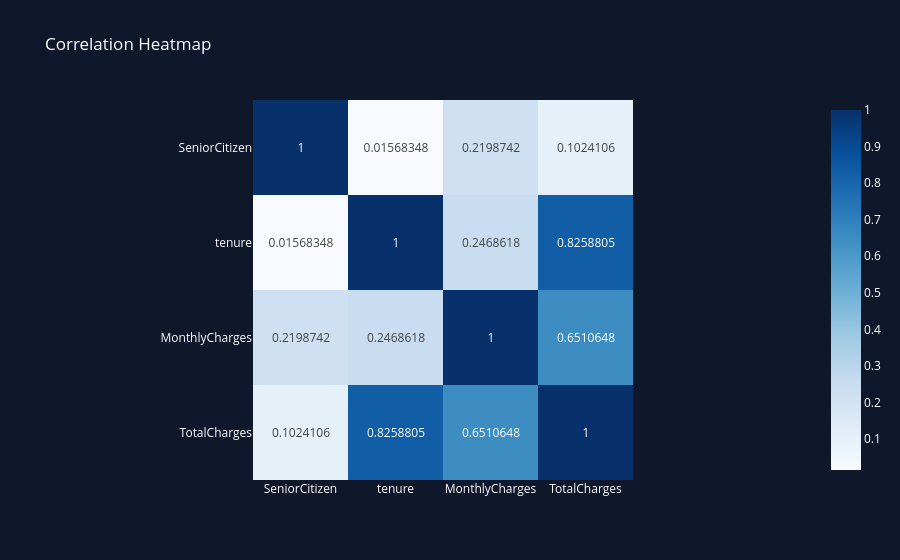

Notebook cell for this chart:
### Markdown cell above
STEP 1.10 — CORRELATION HEATMAP

### Code cell
numeric_df = df.select_dtypes(include=['int64', 'float64'])

corr = numeric_df.corr()

fig = px.imshow(
    corr,
    text_auto=True,
    color_continuous_scale='Blues',
    title='Correlation Heatmap'
)

fig.update_layout(
    paper_bgcolor='#0F172A',
    plot_bgcolor='#0F172A',
    font_color='white'
)

fig.show()

### Figure 1 — Plotly figure (JSON) as saved in the notebook; plotly's stock layout.template omitted (floating-point values rounded to 4 significant figures)
{"data": [{"coloraxis": "coloraxis", "hovertemplate": "x: %{x}<br>y: %{y}<br>color: %{z}<extra></extra>", "name": "0", "texttemplate": "%{z}", "type": "heatmap", "x": ["SeniorCitizen", "tenure", "MonthlyCharges", "TotalCharges"], "xaxis": "x", "y": ["SeniorCitizen", "tenure", "MonthlyCharges", "TotalCharges"], "yaxis": "y", "z": [[1.0, 0.01568, 0.2199, 0.1024], [0.01568, 1.0, 0.2469, 0.8259], [0.2199, 0.2469, 1.0, 0.6511], [0.1024, 0.8259, 0.6511, 1.0]]}], "layout": {"coloraxis": {"colorscale": [[0, "rgb(247,251,255)"], [0.125, "rgb(222,235,247)"], [0.25, "rgb(198,219,239)"], [0.375, "rgb(158,202,225)"], [0.5, "rgb(107,174,214)"], [0.625, "rgb(66,146,198)"], [0.75, "rgb(33,113,181)"], [0.875, "rgb(8,81,156)"], [1, "rgb(8,48,107)"]]}, "font": {"color": "white"}, "paper_bgcolor": "#0F172A", "plot_bgcolor": "#0F172A", "title": {"text": "Correlation Heatmap"}, "xaxis": {"anchor": "y", "constrain": "domain", "domain": [0, 1], "scaleanchor": "y"}, "yaxis": {"anchor": "x", "autorange": "reversed", "constrain": "domain", "domain": [0, 1]}}}
